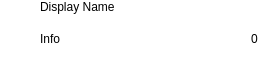
<?xml version="1.0" encoding="UTF-8"?>
<ui version="4.0">
 <class>contact</class>
 <widget class="QWidget" name="contact">
  <property name="geometry">
   <rect>
    <x>0</x>
    <y>0</y>
    <width>276</width>
    <height>64</height>
   </rect>
  </property>
  <property name="palette">
   <palette>
    <active>
     <colorrole role="Window">
      <brush brushstyle="SolidPattern">
       <color alpha="255">
        <red>255</red>
        <green>255</green>
        <blue>255</blue>
       </color>
      </brush>
     </colorrole>
     <colorrole role="AlternateBase">
      <brush brushstyle="SolidPattern">
       <color alpha="255">
        <red>240</red>
        <green>244</green>
        <blue>255</blue>
       </color>
      </brush>
     </colorrole>
    </active>
    <inactive>
     <colorrole role="Window">
      <brush brushstyle="SolidPattern">
       <color alpha="255">
        <red>255</red>
        <green>255</green>
        <blue>255</blue>
       </color>
      </brush>
     </colorrole>
     <colorrole role="AlternateBase">
      <brush brushstyle="SolidPattern">
       <color alpha="255">
        <red>240</red>
        <green>244</green>
        <blue>255</blue>
       </color>
      </brush>
     </colorrole>
    </inactive>
    <disabled>
     <colorrole role="Window">
      <brush brushstyle="SolidPattern">
       <color alpha="255">
        <red>255</red>
        <green>255</green>
        <blue>255</blue>
       </color>
      </brush>
     </colorrole>
     <colorrole role="AlternateBase">
      <brush brushstyle="SolidPattern">
       <color alpha="255">
        <red>240</red>
        <green>244</green>
        <blue>255</blue>
       </color>
      </brush>
     </colorrole>
    </disabled>
   </palette>
  </property>
  <property name="windowTitle">
   <string>Contact</string>
  </property>
  <layout class="QHBoxLayout" name="widget_layout">
   <property name="spacing">
    <number>3</number>
   </property>
   <property name="leftMargin">
    <number>1</number>
   </property>
   <property name="topMargin">
    <number>0</number>
   </property>
   <property name="rightMargin">
    <number>1</number>
   </property>
   <property name="bottomMargin">
    <number>0</number>
   </property>
   <item>
    <widget class="QLabel" name="icon_label">
     <property name="minimumSize">
      <size>
       <width>36</width>
       <height>36</height>
      </size>
     </property>
     <property name="maximumSize">
      <size>
       <width>36</width>
       <height>36</height>
      </size>
     </property>
     <property name="pixmap">
      <pixmap>icons/default-avatar.png</pixmap>
     </property>
     <property name="alignment">
      <set>Qt::AlignCenter</set>
     </property>
    </widget>
   </item>
   <item>
    <layout class="QVBoxLayout" name="name_info_layout">
     <property name="spacing">
      <number>0</number>
     </property>
     <item>
      <widget class="ElidedLabel" name="name_label">
       <property name="sizePolicy">
        <sizepolicy hsizetype="Expanding" vsizetype="Fixed">
         <horstretch>0</horstretch>
         <verstretch>0</verstretch>
        </sizepolicy>
       </property>
       <property name="text">
        <string>Display Name</string>
       </property>
       <property name="alignment">
        <set>Qt::AlignBottom|Qt::AlignLeading|Qt::AlignLeft</set>
       </property>
      </widget>
     </item>
     <item>
      <layout class="QHBoxLayout" name="horizontalLayout">
       <item>
        <widget class="ElidedLabel" name="info_label">
         <property name="sizePolicy">
          <sizepolicy hsizetype="Expanding" vsizetype="Fixed">
           <horstretch>0</horstretch>
           <verstretch>0</verstretch>
          </sizepolicy>
         </property>
         <property name="text">
          <string>Info</string>
         </property>
        </widget>
       </item>
       <item>
        <widget class="ElidedLabel" name="unread_label">
         <property name="text">
          <string>0</string>
         </property>
        </widget>
       </item>
      </layout>
     </item>
    </layout>
   </item>
   <item>
    <widget class="ContactState" name="state_label">
     <property name="minimumSize">
      <size>
       <width>14</width>
       <height>0</height>
      </size>
     </property>
     <property name="maximumSize">
      <size>
       <width>14</width>
       <height>16777215</height>
      </size>
     </property>
     <property name="text">
      <string/>
     </property>
     <property name="state" stdset="0">
      <string notr="true">unknown</string>
     </property>
    </widget>
   </item>
  </layout>
 </widget>
 <customwidgets>
  <customwidget>
   <class>ElidedLabel</class>
   <extends>QLabel</extends>
   <header>blink.widgets.labels</header>
  </customwidget>
  <customwidget>
   <class>ContactState</class>
   <extends>QLabel</extends>
   <header>blink.widgets.labels</header>
  </customwidget>
 </customwidgets>
 <resources/>
 <connections/>
</ui>
